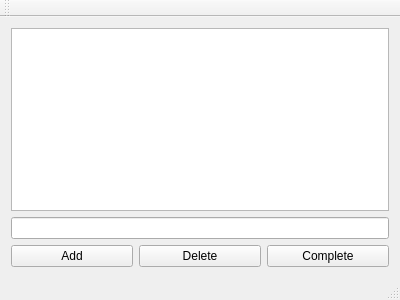
<?xml version="1.0" encoding="UTF-8"?>
<ui version="4.0">
 <class>MainWindow</class>
 <widget class="QMainWindow" name="MainWindow">
  <property name="geometry">
   <rect>
    <x>0</x>
    <y>0</y>
    <width>400</width>
    <height>300</height>
   </rect>
  </property>
  <widget class="QWidget" name="centralWidget">
   <layout class="QVBoxLayout" name="verticalLayout">
    <item>
     <widget class="QListView" name="todoView"/>
    </item>
    <item>
     <widget class="QLineEdit" name="todoEdit"/>
    </item>
    <item>
     <layout class="QHBoxLayout" name="horizontalLayout">
      <item>
       <widget class="QPushButton" name="addButton">
        <property name="text">
         <string>Add</string>
        </property>
       </widget>
      </item>
      <item>
       <widget class="QPushButton" name="deleteButton">
        <property name="text">
         <string>Delete</string>
        </property>
       </widget>
      </item>
      <item>
       <widget class="QPushButton" name="completeButton">
        <property name="text">
         <string>Complete</string>
        </property>
       </widget>
      </item>
     </layout>
    </item>
   </layout>
  </widget>
  <widget class="QMenuBar" name="menuBar">
   <property name="geometry">
    <rect>
     <x>0</x>
     <y>0</y>
     <width>400</width>
     <height>20</height>
    </rect>
   </property>
  </widget>
  <widget class="QToolBar" name="mainToolBar">
   <attribute name="toolBarArea">
    <enum>TopToolBarArea</enum>
   </attribute>
   <attribute name="toolBarBreak">
    <bool>false</bool>
   </attribute>
  </widget>
  <widget class="QStatusBar" name="statusBar"/>
 </widget>
 <layoutdefault spacing="6" margin="11"/>
 <resources/>
 <connections/>
</ui>
